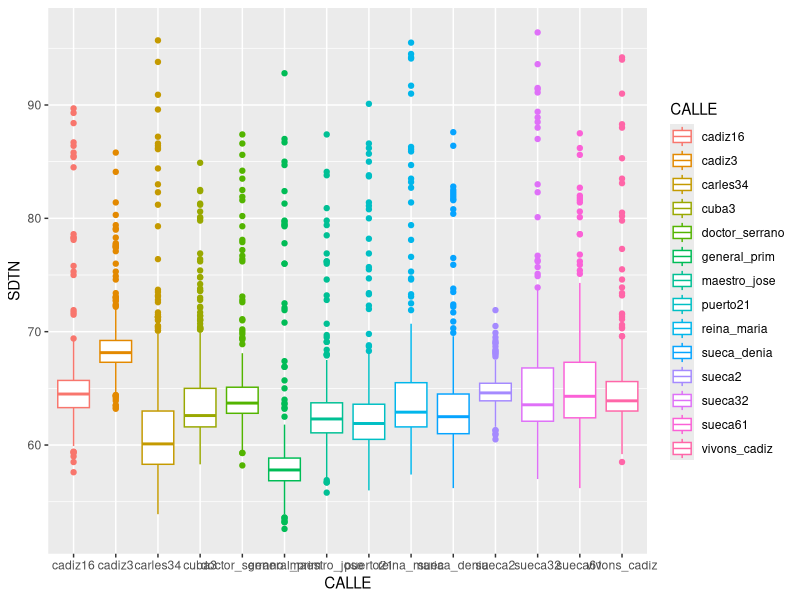
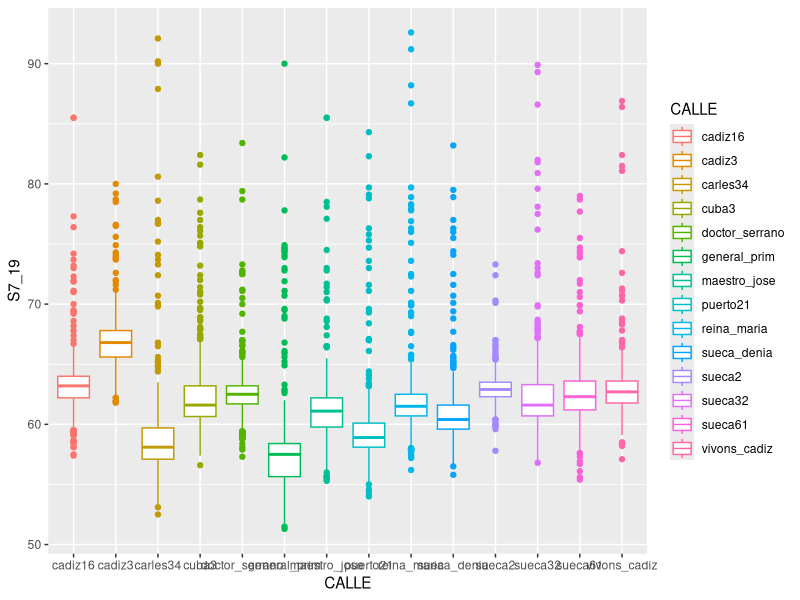
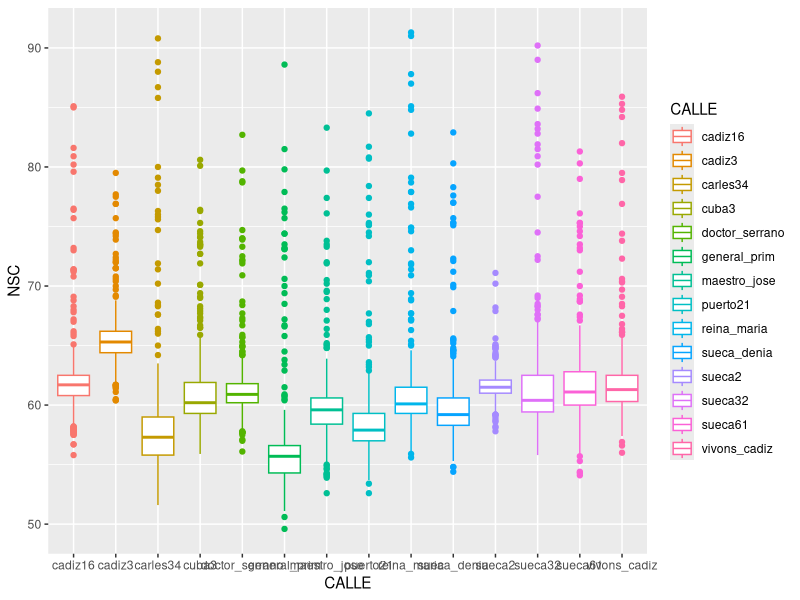
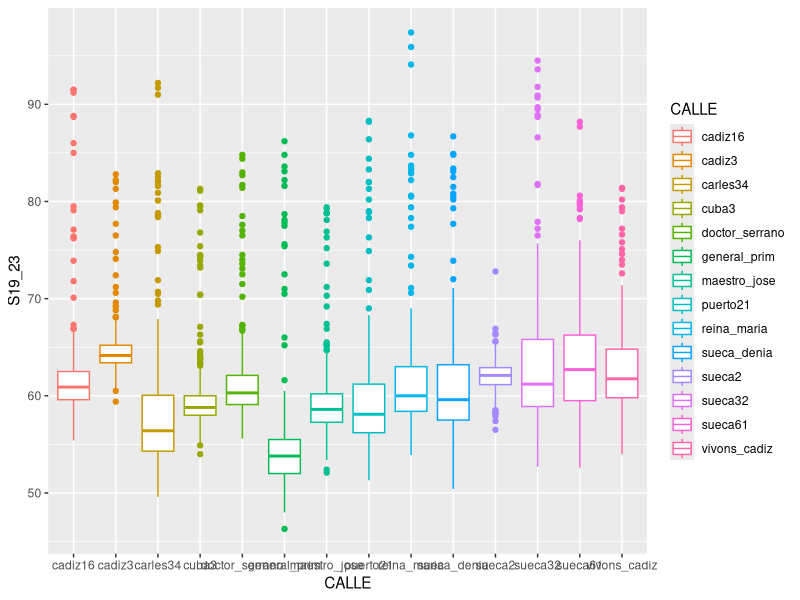
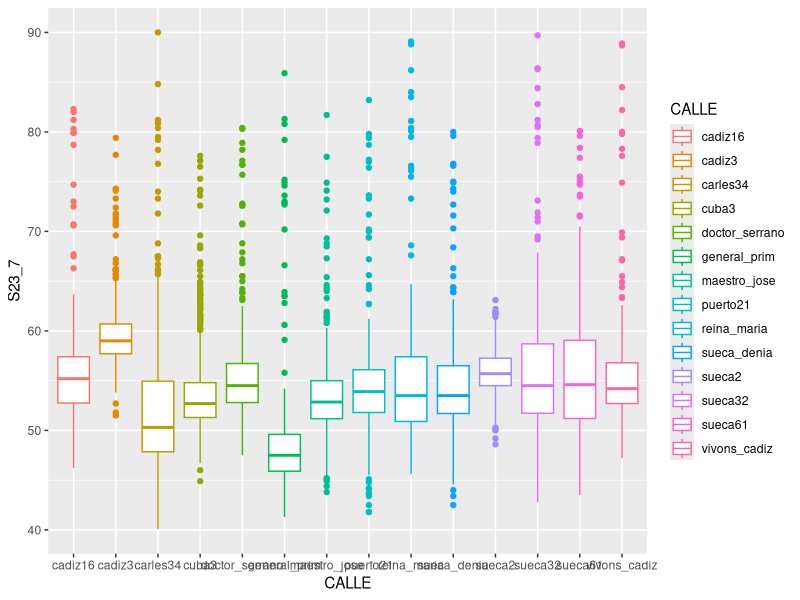
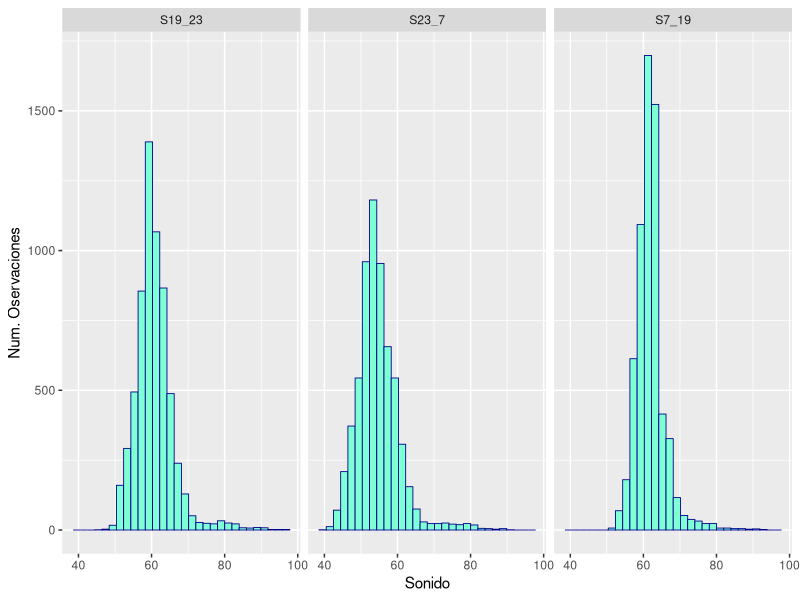
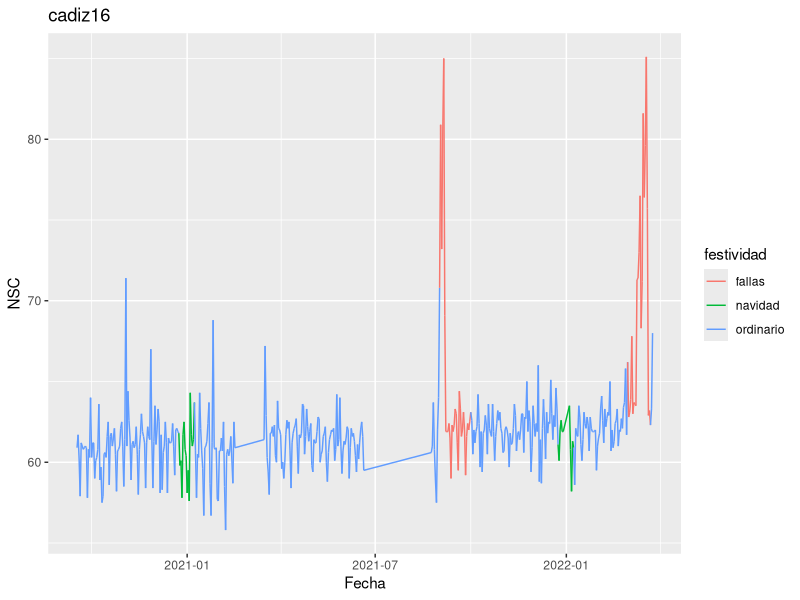
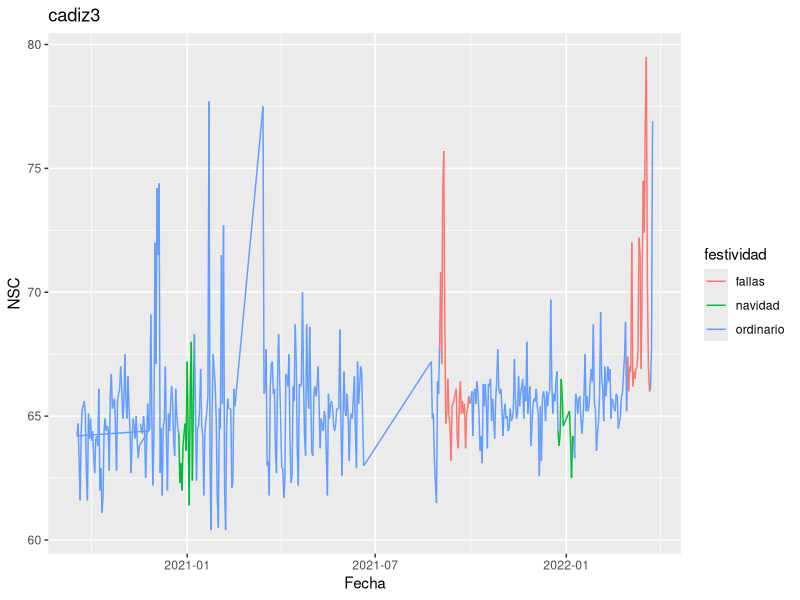

These charts were generated, in order, by the following R code:
## ---- chunk 1


# CONFIGURACIÓN GENERAL
library(knitr)
options(width = 100)

# Opciones generales de los chucks. Se utilizarán salvo cambios en el chunk
opts_chunk$set(echo=T, message = F, error = F, warning = F, comment = NA, fig.align = 'center', dpi = 200, tidy = F, cache.path = '.cache/', fig.path = './figura/')

# Opciones generales de dígitos cuando se incluyen tablas
#options(xtable.type = 'html')
knit_hooks$set(inline = function(x) {
  
  if(is.numeric(x)) {
    round(x, getOption('digits'))
  } else {
    paste(as.character(x), collapse = ', ')
  }
})
## ---- chunk 2

# Especificamos las librerías necesarias en esta lista

packages = c("tidyverse","knitr",'readr','lubridate','dplyr','tidyr', 'ggplot2')

#use this function to check if each package is on the local machine
#if a package is installed, it will be loaded
#if any are not, the missing package(s) will be installed and loaded
package.check <- lapply(packages, FUN = function(x) {
  if (!require(x, character.only = TRUE)) {
    install.packages(x, dependencies = TRUE,repos='http://cran.rediris.es')
  }
  library(x, character.only = TRUE)
})

#verify they are loaded
search()

## ---- chunk 3
library(readr)
cadiz3 <- read_csv("data/cadiz3.csv", col_types = cols
                   (dateObserved = col_date(format = "%Y-%m-%d")))
cadiz3 <- cadiz3 %>% mutate(calle = "cadiz3")
cadiz16 <- read_csv("data/cadiz16.csv", col_types = cols
                    (dateObserved = col_date(format = "%Y-%m-%d")))
cadiz16 <- cadiz16 %>% mutate(calle = "cadiz16")
carles34 <- read_csv("data/carles34.csv", col_types = cols
                     (dateObserved = col_date(format = "%Y-%m-%d")))
carles34 <- carles34 %>% mutate(calle = "carles34")
cuba3 <- read_csv("data/cuba3.csv", col_types = cols
                  (dateObserved = col_date(format = "%Y-%m-%d")))
cuba3 <- cuba3 %>% mutate(calle = "cuba3")
doctor_serrano <- read_csv("data/doctor_serrano.csv", col_types = cols
                           (dateObserved = col_date(format = "%Y-%m-%d")))
doctor_serrano <- doctor_serrano %>% mutate(calle = "doctor_serrano")
general_prim <- read_csv("data/general_prim.csv", col_types = cols
                         (dateObserved = col_date(format = "%Y-%m-%d")))
general_prim <- general_prim %>% mutate(calle = "general_prim")
maestro_jose <- read_csv("data/maestro_jose.csv", col_types = cols
                         (dateObserved = col_date(format = "%Y-%m-%d")))
maestro_jose <- maestro_jose %>% mutate(calle = "maestro_jose")
puerto21 <- read_csv("data/puerto21.csv", col_types = cols
                     (dateObserved = col_date(format = "%Y-%m-%d")))
puerto21 <- puerto21 %>% mutate(calle = "puerto21")
reina_maria <- read_csv("data/reina_maria.csv", col_types = cols
                        (dateObserved = col_date(format = "%Y-%m-%d")))
reina_maria <- reina_maria %>% mutate(calle = "reina_maria")
sueca2 <- read_csv("data/sueca2.csv", col_types = cols
                   (dateObserved = col_date(format = "%Y-%m-%d")))
sueca2 <- sueca2 %>% mutate(calle = "sueca2")
sueca32 <- read_csv("data/sueca32.csv", col_types = cols
                    (dateObserved = col_date(format = "%Y-%m-%d")))
sueca32 <- sueca32 %>% mutate(calle = "sueca32")
sueca61 <- read_csv("data/sueca61.csv", col_types = cols
                    (dateObserved = col_date(format = "%Y-%m-%d")))
sueca61 <- sueca61 %>% mutate(calle = "sueca61")
sueca_denia <- read_csv("data/sueca-denia.csv", col_types = cols
                        (dateObserved = col_date(format = "%Y-%m-%d")))
sueca_denia <- sueca_denia %>% mutate(calle = "sueca_denia")
vivons_cadiz <- read_csv("data/vivons_cadiz.csv", col_types = cols
                         (dateObserved = col_date(format = "%Y-%m-%d")))
vivons_cadiz <- vivons_cadiz %>% mutate(calle = "vivons_cadiz")


## ---- chunk 4
library(dplyr)
sonido_tidy<-bind_rows(cadiz16, cadiz3, carles34, cuba3, 
                       doctor_serrano, general_prim, maestro_jose, 
                       puerto21, reina_maria, sueca_denia,sueca2, 
                       sueca32, sueca61, vivons_cadiz)

sonido_tidy <- sonido_tidy %>% select(6:12)
head(sonido_tidy)
tail(sonido_tidy)
## ---- chunk 5
variables <- c("NSC", "S7_19", "SDTN", "S19_23", "S23_7",  "Fecha", "CALLE")
names(sonido_tidy) <- variables
summary(sonido_tidy)
## ---- chunk 6
sonido_tidy$Fecha <- ymd(sonido_tidy$Fecha)
sonido_tidy$CALLE <- as.factor(sonido_tidy$CALLE)
class(sonido_tidy$Fecha)
class(sonido_tidy$CALLE)
## ---- chunk 7
sonido_tidy%>% filter(S19_23 == Inf|S7_19 == Inf) 
## ---- chunk 8
maximo <- sonido_tidy %>%
  filter(CALLE == 'cadiz16'& S19_23 != Inf) %>%
  select(S19_23) %>% max()
sonido_tidy$S19_23[sonido_tidy$S19_23==Inf] <- maximo
maximo <- sonido_tidy%>%
  filter(CALLE == 'maestro_jose'& S7_19 != Inf) %>%
  select(S7_19) %>% max()
sonido_tidy$S7_19[sonido_tidy$S7_19==Inf] <- maximo
## ---- chunk 9
ggplot(sonido_tidy, aes(x = CALLE, y = SDTN,col = CALLE)) + geom_boxplot()
ggplot(sonido_tidy, aes(x = CALLE, y = S7_19,col = CALLE)) + geom_boxplot()
ggplot(sonido_tidy, aes(x = CALLE, y = NSC,col = CALLE)) + geom_boxplot()
ggplot(sonido_tidy, aes(x = CALLE, y = S19_23,col = CALLE)) + geom_boxplot()
ggplot(sonido_tidy, aes(x = CALLE, y = S23_7,col = CALLE)) + geom_boxplot()
sonido_tidy %>% select(S7_19,S19_23,S23_7) %>%
  pivot_longer(names_to = 'horas', values_to = 'sonido',S7_19:S23_7) %>%
  group_by(horas) %>%  ggplot(aes(x = sonido)) +
  geom_histogram(fill = "aquamarine", colour = "darkblue", size = .3) +
  scale_y_continuous( name = "Num. Oservaciones" ) +
  scale_x_continuous( name = "Sonido" ) +
  facet_wrap(~horas)
## ---- chunk 10
library(kableExtra)
tabla <- sonido_tidy %>% select(NSC:S23_7)  %>%
  pivot_longer(names_to =  'tipo',values_to= 'sonido',NSC:S23_7) %>%
  group_by(tipo) %>% 
  summarise_at(vars(sonido),
               list(min=min, max=max, med=mean , mediana=median,sd=sd))
tabla %>% kable() %>% kable_material()

## ---- chunk 11
sonido_tidy %>% group_by(CALLE) %>% summarise(Nivel_sonoro_continuo_medio_maximo = mean(NSC)) %>% filter(Nivel_sonoro_continuo_medio_maximo == max(Nivel_sonoro_continuo_medio_maximo))

sonido_tidy %>% group_by(CALLE) %>% summarise(Nivel_sonoro_continuo_medio_minimo = mean(NSC)) %>% filter(Nivel_sonoro_continuo_medio_minimo == min(Nivel_sonoro_continuo_medio_minimo))
## ---- chunk 12
sonido_tidy %>% group_by(CALLE) %>% summarise(Nivel_sonoro_continuo_maximo = max(NSC)) %>% filter(Nivel_sonoro_continuo_maximo == max(Nivel_sonoro_continuo_maximo))

sonido_tidy %>% group_by(CALLE) %>% summarise(Nivel_sonoro_continuo_minimo = min(NSC)) %>% filter(Nivel_sonoro_continuo_minimo == min(Nivel_sonoro_continuo_minimo))
## ---- chunk 13
sonido_tidy %>% gather(key = "horario", value = "nivel_sonido", c(S7_19,S19_23,S23_7)) %>% group_by(horario) %>% summarise(Nivel_sonoro_continuo_medio_maximo = mean(nivel_sonido)) %>% filter(Nivel_sonoro_continuo_medio_maximo == max(Nivel_sonoro_continuo_medio_maximo))

sonido_tidy %>% gather(key = "horario", value = "nivel_sonido", c(S7_19,S19_23,S23_7)) %>% group_by(horario) %>% summarise(Nivel_sonoro_continuo_medio_minimo = mean(nivel_sonido)) %>% filter(Nivel_sonoro_continuo_medio_minimo == min(Nivel_sonoro_continuo_medio_minimo))
## ---- chunk 14
navidad <- sonido_tidy %>% select(Fecha) %>% filter((month(Fecha) == 12 & day(Fecha) >= 24) | (month(Fecha) == 1 & day(Fecha) <= 7))
fallas <- sonido_tidy %>% select(Fecha) %>% filter((year(Fecha) != 2021 & month(Fecha) == 3 & day(Fecha) >= 1 & day(Fecha) <= 22 ) | (year(Fecha) == 2021 & month(Fecha) == 9 & (day(Fecha) >= 1 | day(Fecha) <= 5)))
sonido_tidy_festividad <- sonido_tidy %>% mutate(festividad = c(rep(NA,nrow(sonido_tidy))))
for (i in 1:nrow(sonido_tidy)){
  if (sonido_tidy$Fecha[i] %in% navidad$Fecha){
    sonido_tidy_festividad$festividad[i] <- "navidad"
  } else if(sonido_tidy$Fecha[i] %in% fallas$Fecha){
    sonido_tidy_festividad$festividad[i] <- "fallas"
  }
  else{
    sonido_tidy_festividad$festividad[i] <- "ordinario"
  }
}
calles <- c("cadiz16", "cadiz3", "carles34", "cuba3", "doctor_serrano", "general_prim", "maestro_jose", "puerto21","reina_maria", "sueca_denia","sueca2", "sueca32", "sueca61", "vivons_cadiz")
for (j in calles){
  grafico <- sonido_tidy_festividad %>% filter(CALLE == j) %>% ggplot(aes(x = Fecha, y = NSC, color = festividad)) + geom_segment(aes(xend = lead(Fecha), yend = lead(NSC))) + ggtitle(j)
  print(grafico)
}
